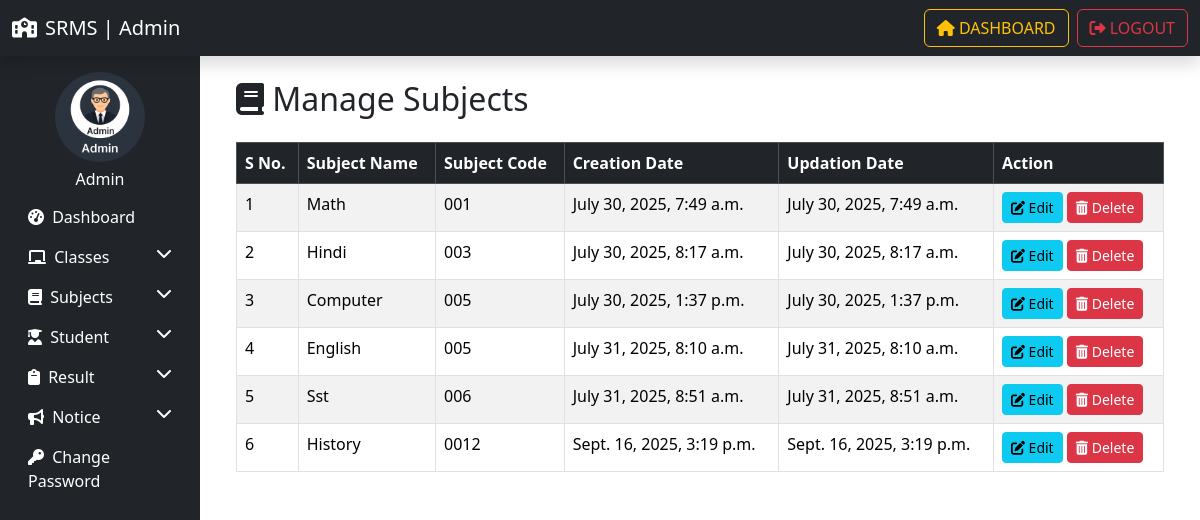
The app's page /manage_subject/ (signed in) with its own data.
### resultapp/models.py (models this page shows, shortened)
class Subject(models.Model):
    subject_name = models.CharField(max_length=100)
    subject_code = models.CharField(max_length=20)
    creation_date=models.DateTimeField(auto_now_add=True)
    updation_date=models.DateTimeField(auto_now=True)

### resultapp/views.py (the view, shortened to what this page needs)
# urls.py: path('manage_subject/', manage_subject, name='manage_subject'),
@login_required
def manage_subject(request):
    subjects =Subject.objects.all()
    return render(request, "manage_subject.html", locals())

### resultapp/templates/manage_subject.html (shortened to what this page needs)
{% extends "admin_base.html" %} {% load static %} {% block content %}
<div class="container">
  <h2 class="mb-4"><i class="fas fa-book"></i> Manage Subjects</h2>
  <table class="table table-bordered table-striped">
    <thead class="table-dark">
        <tr>
            <th>S No.</th>
            <th>Subject Name</th>
            <th>Subject Code</th>
            <th>Creation Date</th>
            <th>Updation Date</th>
            <th>Action</th>
        </tr>
    </thead>
    <tbody>
        {% for i in subjects %}
        <tr>
            <td>{{forloop.counter}}</td>
            <td>{{i.subject_name}}</td>   {% comment %} isme subject_name vo models mai jo hai wahi rahegaa  {% endcomment %}
            <td>{{i.subject_code}}</td>
            <td>{{i.creation_date}}</td>
            <td>{{i.updation_date}}</td>
            <td>
                <a href="{% url "edit_subject" i.id %}" class="btn btn-info btn-sm"><i class="fas fa-edit"></i> Edit</a>
                <a href="?delete={{i.id}}" onclick="return  confirm('Are you sure you want to delete this subject?')" class="btn btn-danger btn-sm"><i class="fas fa-trash-alt"></i> Delete</a>
            </td>
        </tr>
        {% empty %}
        <tr>
            <td colspan="6" class="text-center">
                No subjects found
            </td>
        </tr>
        {% endfor %}
    </tbody>
  </table>
</div>
{% endblock content %}

### records on screen
Subject: subject_name "Math", subject_code "001", creation_date "July 30, 2025, 7:49 a.m.", updation_date "July 30, 2025, 7:49 a.m."
Subject: subject_name "Hindi", subject_code "003", creation_date "July 30, 2025, 8:17 a.m.", updation_date "July 30, 2025, 8:17 a.m."
Subject: subject_name "Computer", subject_code "005", creation_date "July 30, 2025, 1:37 p.m.", updation_date "July 30, 2025, 1:37 p.m."
Subject: subject_name "English", subject_code "005", creation_date "July 31, 2025, 8:10 a.m.", updation_date "July 31, 2025, 8:10 a.m."
Subject: subject_name "Sst", subject_code "006", creation_date "July 31, 2025, 8:51 a.m.", updation_date "July 31, 2025, 8:51 a.m."
Subject: subject_name "History", subject_code "0012", creation_date "Sept. 16, 2025, 3:19 p.m.", updation_date "Sept. 16, 2025, 3:19 p.m."
